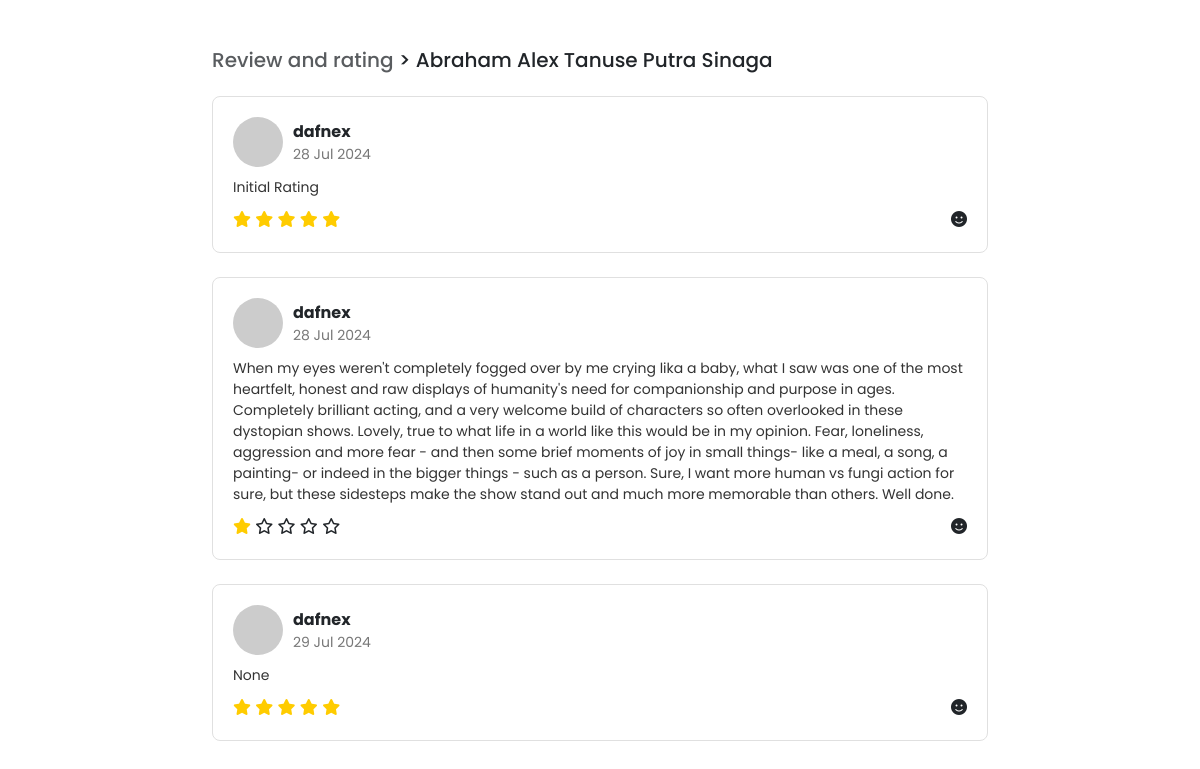
/cv/10/reviews, run on the app's committed database.
### main/models.py (models this page shows, shortened)
class TourGuide(models.Model):
    GENDER_CHOICES = [
        ('M', 'Male'),
        ('F', 'Female'),
    ]
    STATUS_CHOICES = [
        ('active', 'Active'),
        ('inactive', 'Inactive'),
    ]
    name = models.CharField(max_length=100)
    age = models.PositiveIntegerField()
    gender = models.CharField(max_length=1, choices=GENDER_CHOICES)
    experience = models.TextField()
    location = models.CharField(max_length=100)
    status = models.CharField(max_length=8, choices=STATUS_CHOICES)
    rating = models.FloatField(default=0.0)
    total_ratings = models.DecimalField(max_digits=10, decimal_places=2, default=Decimal('0.00'))
    num_raters = models.PositiveIntegerField(default=0)

class Rating(models.Model):
    tourguide = models.ForeignKey(TourGuide, on_delete=models.CASCADE, related_name='ratings')
    user = models.ForeignKey(User, on_delete=models.CASCADE, related_name='ratings', default=1)  # Default user ID
    rating = models.PositiveIntegerField(choices=[(i, str(i)) for i in range(1, 6)])
    comment = models.TextField(blank=True, null=True)
    created_at = models.DateTimeField(auto_now_add=True)

### main/views.py (the view)
# urls.py: path('cv/<int:id>/reviews', views.tour_guide_reviews, name='reviews'),
def tour_guide_reviews(request, id):
    tourguide = get_object_or_404(TourGuide, pk=id)
    reviews = Rating.objects.filter(tourguide=tourguide)
    return render(request, 'main/review.html', {'tourguide': tourguide, 'reviews': reviews})

### main/templatetags/custom_tags.py (called while the page is built)
@register.filter
def times(number):
    return range(1, number + 1)

### main/templates/main/review.html (shortened to what this page needs)
<!doctype html>
<html lang="en">
<head>
    {% load custom_tags %}
    <link href="https://cdn.jsdelivr.net/npm/bootstrap@5.3.3/dist/css/bootstrap.min.css" rel="stylesheet"
>
</head>
<body>
    <div class="container mt-5" style="max-width: 800px;">
        <h5 class="text-muted">Review and rating <span class="text-dark"> > {{ tourguide.name }}</span></h5>
        {% for review in reviews %}
        <div class="review-box mt-4">
            <div class="review-header">
                <img src="https://via.placeholder.com/50" alt="{{ review.user.username }}">
                <div>
                    <div class="review-name">{{ review.user.username }}</div>
                    <div class="review-date">{{ review.created_at|date:"d M Y" }}</div>
                </div>
            </div>
            <div class="review-content">
                {{ review.comment }}
            </div>
            <div class="review-footer">
                <div class="review-stars">
                    {% for i in 5|times %}
                        <span class="fa fa-star{% if i > review.rating %}-o{% endif %}"></span>
                    {% endfor %}
                </div>
                <div class="review-smiley">
                    <span class="fa fa-smile"></span>
                </div>
            </div>
        </div>
        {% endfor %}
    </div>
</body>
</html>

### main/templates/main/review.html (style rules this page uses)
body { font-family: 'Poppins', sans-serif; }
.review-box { border: 1px solid #E0E0E0; border-radius: 8px; padding: 20px; margin-bottom: 20px; transition: border-color 0.3s, color 0.3s; }
.review-box .review-header { display: flex; align-items: center; }
.review-box .review-header img { width: 50px; height: 50px; border-radius: 50%; margin-right: 10px; }
.review-box .review-header .review-name { font-weight: 700; }
.review-box .review-header .review-date { font-size: 0.875rem; color: #777; }
.review-box .review-content { margin-top: 10px; font-size: 0.875rem; color: #333; }
.review-box .review-footer { display: flex; justify-content: space-between; align-items: center; margin-top: 10px; }
.review-box .review-stars .fa-star { color: #FFCC00; }

### data on the page
TourGuide: name "Abraham Alex Tanuse Putra Sinaga"
Rating: user.username "dafnex", created_at "28 Jul 2024", comment "Initial Rating", rating 5 (drawn)
Rating: user.username "dafnex", created_at "28 Jul 2024", comment "When my eyes weren't completely fogged over by me crying lika a baby, what I saw was one of the most heartfelt, honest and raw displays of humanity's need for companionship and purpose in ages. Completely brilliant acting, and a very welcome build of characters so often overlooked in these dystopian shows. Lovely, true to what life in a world like this would be in my opinion. Fear, loneliness, aggression and more fear - and then some brief moments of joy in small things- like a meal, a song, a painting- or indeed in the bigger things - such as a person. Sure, I want more human vs fungi action for sure, but these sidesteps make the show stand out and much more memorable than others. Well…", rating 1 (drawn)
Rating: user.username "dafnex", created_at "29 Jul 2024", comment "None", rating 5 (drawn)
